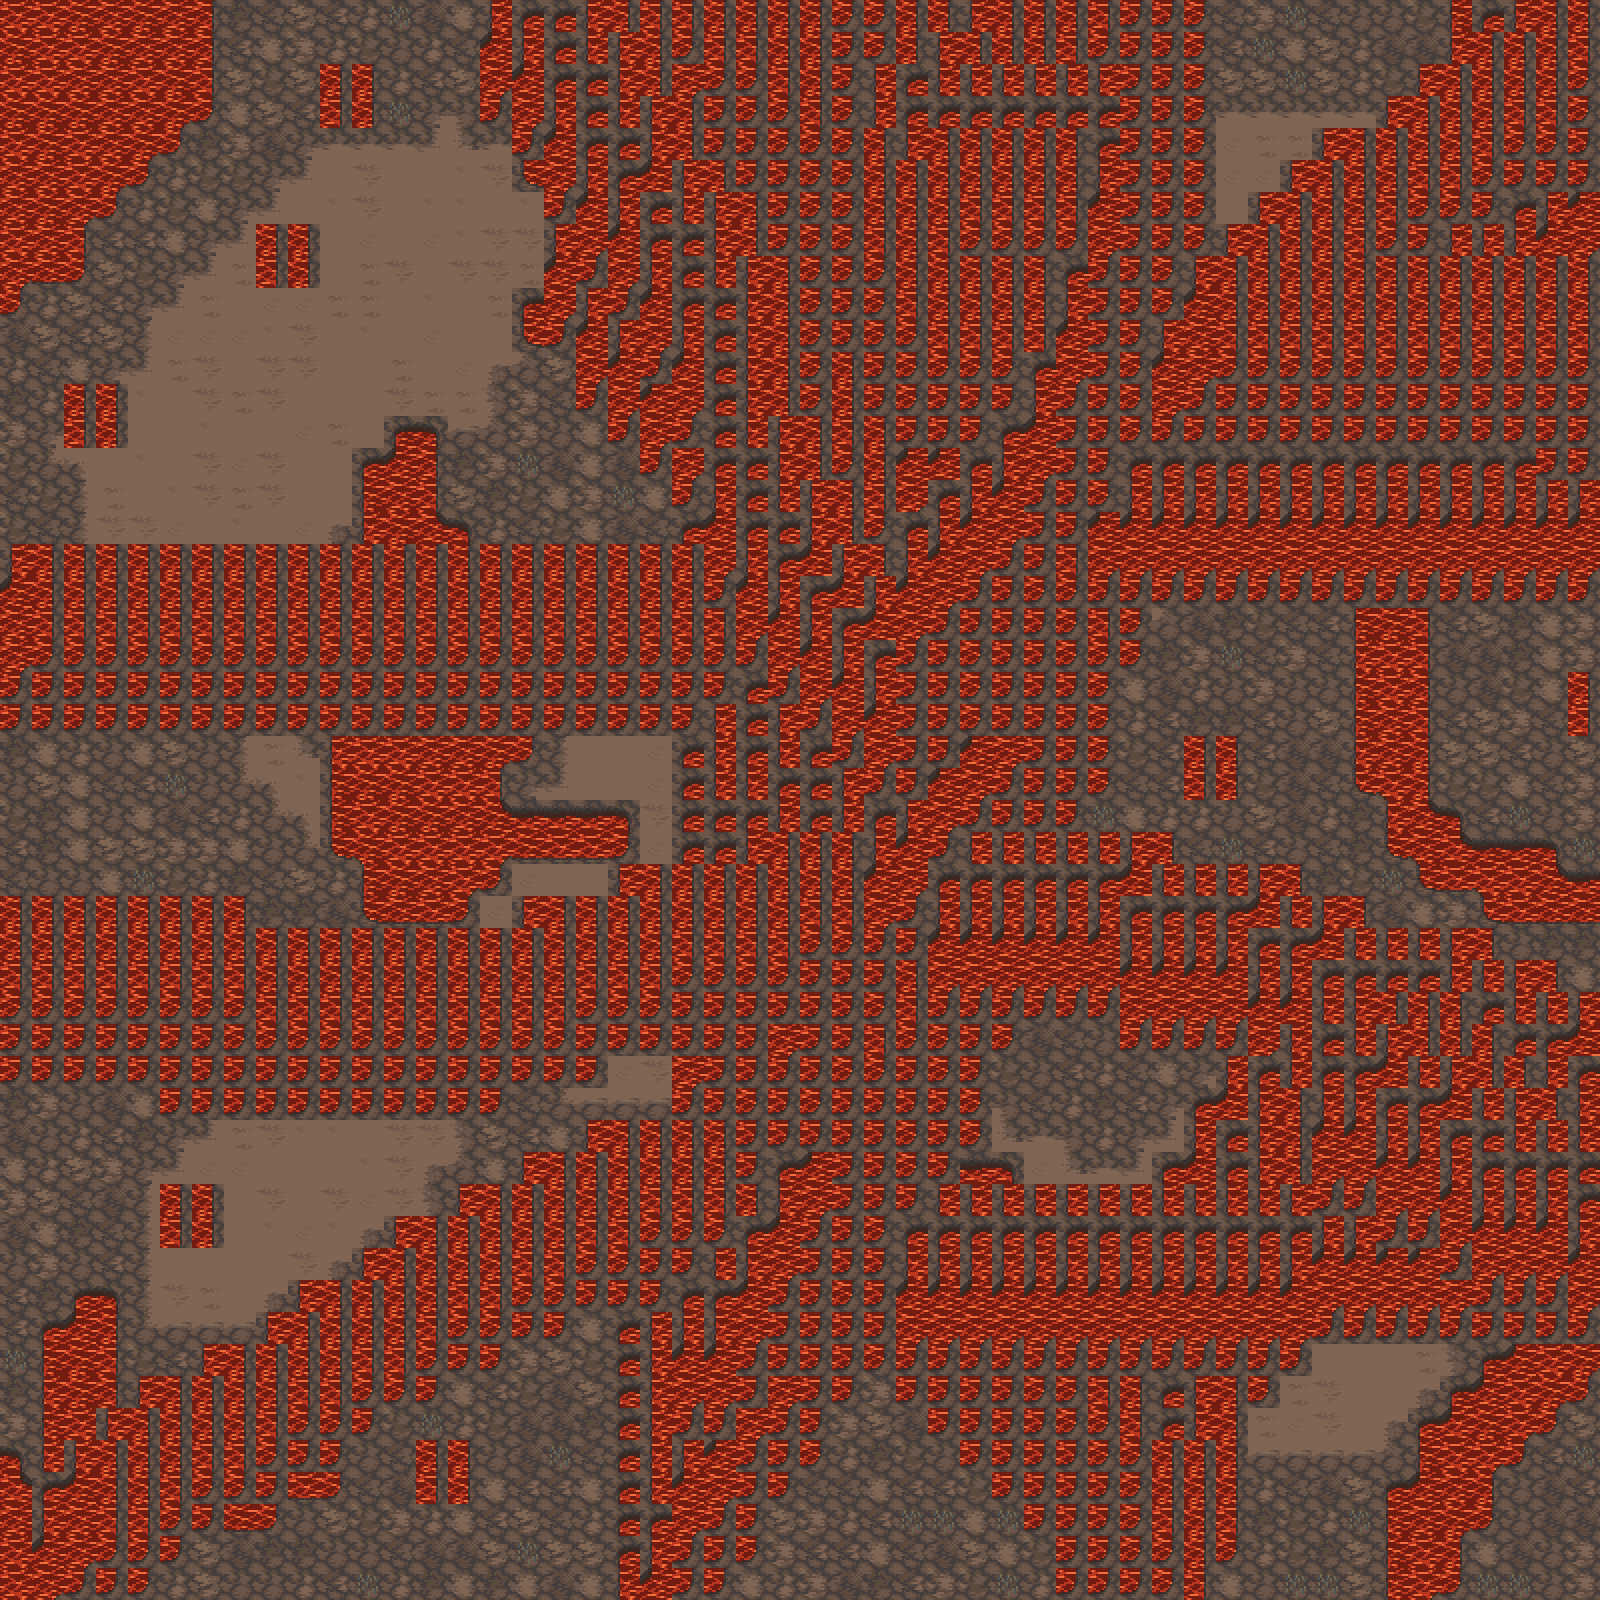

A 2D game scene composited from a Tiled map and its tileset images. What follows is a short description and the map's XML, with each tile layer's data collapsed to a summary:
An orthogonal 50x50 tile map with 32x32 px tiles, 2 tile layers (Base, Collision).

<map version="1.10" tiledversion="1.11.2" orientation="orthogonal" renderorder="right-down" width="50" height="50" tilewidth="32" tileheight="32" infinite="0" nextlayerid="3" nextobjectid="1">
 <editorsettings>
  <export format="tmx" />
 </editorsettings>
 <tileset firstgid="1" source="ashlands-2spaced.tsx" />
 <layer id="1" name="Base" width="50" height="50">
  <data>[2500 cells, 2500 non-empty, 29 distinct tile ids]</data>
 </layer>
 <layer id="2" name="Collision" width="50" height="50">
  <data>[2500 cells, 1806 non-empty, 39 distinct tile ids]</data>
 </layer>
</map>
